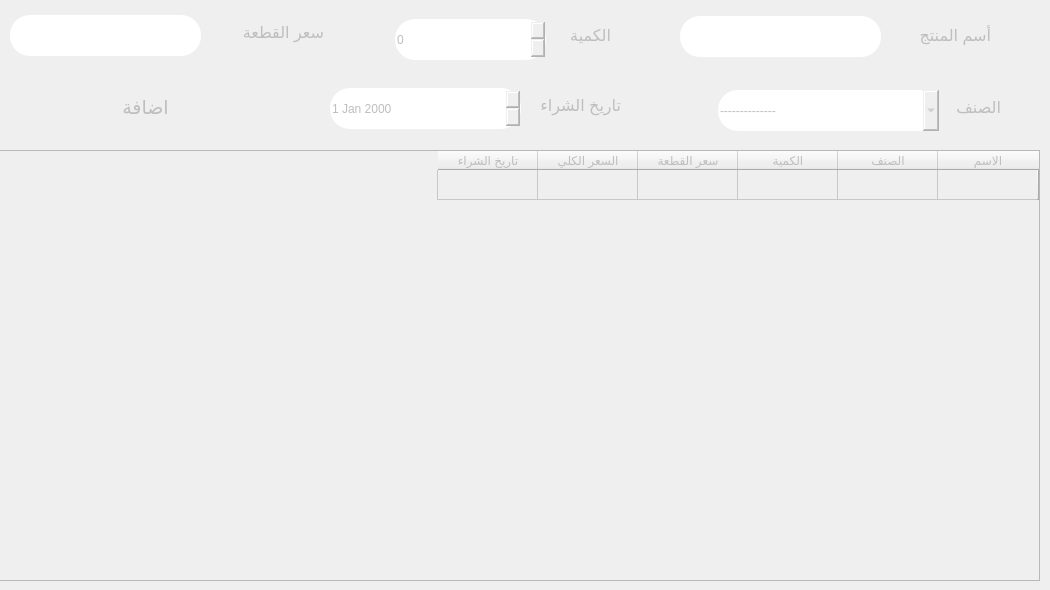
      <widget class="QWidget" name="tab_15">
       <attribute name="title">
        <string>المشتريات</string>
       </attribute>
       <widget class="QTableWidget" name="tableWidget_3">
        <property name="enabled">
         <bool>false</bool>
        </property>
        <property name="geometry">
         <rect>
          <x>-1</x>
          <y>150</y>
          <width>1041</width>
          <height>431</height>
         </rect>
        </property>
        <property name="layoutDirection">
         <enum>Qt::RightToLeft</enum>
        </property>
        <row>
         <property name="text">
          <string/>
         </property>
        </row>
        <column>
         <property name="text">
          <string>الاسم</string>
         </property>
        </column>
        <column>
         <property name="text">
          <string>الصنف</string>
         </property>
        </column>
        <column>
         <property name="text">
          <string>الكمية</string>
         </property>
        </column>
        <column>
         <property name="text">
          <string>سعر القطعة</string>
         </property>
        </column>
        <column>
         <property name="text">
          <string>السعر الكلي</string>
         </property>
        </column>
        <column>
         <property name="text">
          <string>تاريخ الشراء</string>
         </property>
        </column>
       </widget>
       <widget class="QComboBox" name="comboBox_6">
        <property name="enabled">
         <bool>false</bool>
        </property>
        <property name="geometry">
         <rect>
          <x>718</x>
          <y>90</y>
          <width>221</width>
          <height>41</height>
         </rect>
        </property>
        <property name="font">
         <font>
          <pointsize>11</pointsize>
         </font>
        </property>
        <property name="toolTip">
         <string/>
        </property>
        <property name="whatsThis">
         <string/>
        </property>
        <property name="styleSheet">
         <string notr="true">border-radius:20px;</string>
        </property>
        <property name="editable">
         <bool>true</bool>
        </property>
        <property name="currentText">
         <string>--------------</string>
        </property>
        <item>
         <property name="text">
          <string>--------------</string>
         </property>
        </item>
       </widget>
       <widget class="QPushButton" name="pushButton_16">
        <property name="enabled">
         <bool>false</bool>
        </property>
        <property name="geometry">
         <rect>
          <x>0</x>
          <y>77</y>
          <width>291</width>
          <height>61</height>
         </rect>
        </property>
        <property name="font">
         <font>
          <family>Segoe UI</family>
          <pointsize>14</pointsize>
         </font>
        </property>
        <property name="cursor">
         <cursorShape>PointingHandCursor</cursorShape>
        </property>
        <property name="styleSheet">
         <string notr="true">border-radius:20px;</string>
        </property>
        <property name="text">
         <string>اضافة</string>
        </property>
       </widget>
       <widget class="QDateEdit" name="dateEdit">
        <property name="enabled">
         <bool>false</bool>
        </property>
        <property name="geometry">
         <rect>
          <x>330</x>
          <y>88</y>
          <width>191</width>
          <height>41</height>
         </rect>
        </property>
        <property name="styleSheet">
         <string notr="true">border-radius:20px;</string>
        </property>
       </widget>
       <widget class="QLineEdit" name="lineEdit_12">
        <property name="enabled">
         <bool>false</bool>
        </property>
        <property name="geometry">
         <rect>
          <x>10</x>
          <y>15</y>
          <width>191</width>
          <height>41</height>
         </rect>
        </property>
        <property name="font">
         <font>
          <pointsize>13</pointsize>
         </font>
        </property>
        <property name="styleSheet">
         <string notr="true">border-radius:20px;</string>
        </property>
        <property name="placeholderText">
         <string/>
        </property>
       </widget>
       <widget class="QLabel" name="label_7">
        <property name="enabled">
         <bool>false</bool>
        </property>
        <property name="geometry">
         <rect>
          <x>213</x>
          <y>7</y>
          <width>111</width>
          <height>51</height>
         </rect>
        </property>
        <property name="font">
         <font>
          <family>Segoe UI</family>
          <pointsize>12</pointsize>
          <weight>50</weight>
          <bold>false</bold>
         </font>
        </property>
        <property name="text">
         <string>سعر القطعة</string>
        </property>
       </widget>
       <widget class="QLabel" name="label_8">
        <property name="enabled">
         <bool>false</bool>
        </property>
        <property name="geometry">
         <rect>
          <x>530</x>
          <y>85</y>
          <width>91</width>
          <height>41</height>
         </rect>
        </property>
        <property name="font">
         <font>
          <family>Segoe UI</family>
          <pointsize>12</pointsize>
         </font>
        </property>
        <property name="text">
         <string>تاريخ الشراء</string>
        </property>
       </widget>
       <widget class="QLineEdit" name="lineEdit_13">
        <property name="enabled">
         <bool>false</bool>
        </property>
        <property name="geometry">
         <rect>
          <x>680</x>
          <y>16</y>
          <width>201</width>
          <height>41</height>
         </rect>
        </property>
        <property name="font">
         <font>
          <pointsize>13</pointsize>
         </font>
        </property>
        <property name="styleSheet">
         <string notr="true">border-radius:20px;</string>
        </property>
        <property name="placeholderText">
         <string/>
        </property>
       </widget>
       <widget class="QLabel" name="label_12">
        <property name="enabled">
         <bool>false</bool>
        </property>
        <property name="geometry">
         <rect>
          <x>890</x>
          <y>10</y>
          <width>101</width>
          <height>51</height>
         </rect>
        </property>
        <property name="font">
         <font>
          <family>Segoe UI</family>
          <pointsize>12</pointsize>
          <weight>50</weight>
          <bold>false</bold>
         </font>
        </property>
        <property name="text">
         <string>أسم المنتج</string>
        </property>
       </widget>
       <widget class="QLabel" name="label_13">
        <property name="enabled">
         <bool>false</bool>
        </property>
        <property name="geometry">
         <rect>
          <x>940</x>
          <y>82</y>
          <width>61</width>
          <height>51</height>
         </rect>
        </property>
        <property name="font">
         <font>
          <family>Segoe UI</family>
          <pointsize>12</pointsize>
          <weight>50</weight>
          <bold>false</bold>
         </font>
        </property>
        <property name="text">
         <string>الصنف</string>
        </property>
       </widget>
       <widget class="QLabel" name="label_14">
        <property name="enabled">
         <bool>false</bool>
        </property>
        <property name="geometry">
         <rect>
          <x>550</x>
          <y>10</y>
          <width>61</width>
          <height>51</height>
         </rect>
        </property>
        <property name="font">
         <font>
          <family>Segoe UI</family>
          <pointsize>12</pointsize>
          <weight>50</weight>
          <bold>false</bold>
         </font>
        </property>
        <property name="text">
         <string>الكمية</string>
        </property>
       </widget>
       <widget class="QSpinBox" name="spinBox_3">
        <property name="enabled">
         <bool>false</bool>
        </property>
        <property name="geometry">
         <rect>
          <x>395</x>
          <y>19</y>
          <width>151</width>
          <height>41</height>
         </rect>
        </property>
        <property name="styleSheet">
         <string notr="true">border-radius:20px;</string>
        </property>
       </widget>
      </widget>
